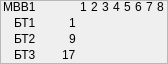
<?xml version="1.0" encoding="UTF-8"?>
<ui version="4.0">
 <class>FrameMVV</class>
 <widget class="QFrame" name="FrameMVV">
  <property name="geometry">
   <rect>
    <x>0</x>
    <y>0</y>
    <width>168</width>
    <height>64</height>
   </rect>
  </property>
  <property name="sizePolicy">
   <sizepolicy hsizetype="Fixed" vsizetype="Fixed">
    <horstretch>0</horstretch>
    <verstretch>0</verstretch>
   </sizepolicy>
  </property>
  <property name="minimumSize">
   <size>
    <width>168</width>
    <height>64</height>
   </size>
  </property>
  <property name="windowTitle">
   <string>Frame</string>
  </property>
  <property name="frameShape">
   <enum>QFrame::StyledPanel</enum>
  </property>
  <property name="frameShadow">
   <enum>QFrame::Raised</enum>
  </property>
  <widget class="QWidget" name="layoutWidget">
   <property name="geometry">
    <rect>
     <x>0</x>
     <y>0</y>
     <width>164</width>
     <height>61</height>
    </rect>
   </property>
   <layout class="QGridLayout" name="gridLayout">
    <property name="horizontalSpacing">
     <number>4</number>
    </property>
    <property name="verticalSpacing">
     <number>2</number>
    </property>
    <item row="0" column="0" alignment="Qt::AlignRight">
     <widget class="QLabel" name="label_MVV">
      <property name="text">
       <string>МВВ1</string>
      </property>
     </widget>
    </item>
    <item row="0" column="8">
     <widget class="QLabel" name="label_7">
      <property name="text">
       <string>7</string>
      </property>
     </widget>
    </item>
    <item row="1" column="0" alignment="Qt::AlignRight">
     <widget class="QLabel" name="label_BT1">
      <property name="text">
       <string>БТ1</string>
      </property>
     </widget>
    </item>
    <item row="0" column="7">
     <widget class="QLabel" name="label_6">
      <property name="text">
       <string>6</string>
      </property>
     </widget>
    </item>
    <item row="1" column="5">
     <widget class="QLed" name="label_M4">
      <property name="sizePolicy">
       <sizepolicy hsizetype="Fixed" vsizetype="Fixed">
        <horstretch>0</horstretch>
        <verstretch>0</verstretch>
       </sizepolicy>
      </property>
      <property name="baseSize">
       <size>
        <width>11</width>
        <height>11</height>
       </size>
      </property>
      <property name="text">
       <string/>
      </property>
      <property name="pixmap">
       <pixmap resource="images.qrc">:/images/images/box_grn.png</pixmap>
      </property>
     </widget>
    </item>
    <item row="1" column="1" alignment="Qt::AlignRight">
     <widget class="QLabel" name="label_BT1_beg">
      <property name="text">
       <string>1</string>
      </property>
     </widget>
    </item>
    <item row="1" column="7">
     <widget class="QLed" name="label_M6">
      <property name="sizePolicy">
       <sizepolicy hsizetype="Fixed" vsizetype="Fixed">
        <horstretch>0</horstretch>
        <verstretch>0</verstretch>
       </sizepolicy>
      </property>
      <property name="baseSize">
       <size>
        <width>11</width>
        <height>11</height>
       </size>
      </property>
      <property name="text">
       <string/>
      </property>
      <property name="pixmap">
       <pixmap resource="images.qrc">:/images/images/box_grn.png</pixmap>
      </property>
     </widget>
    </item>
    <item row="1" column="3">
     <widget class="QLed" name="label_M2">
      <property name="sizePolicy">
       <sizepolicy hsizetype="Fixed" vsizetype="Fixed">
        <horstretch>0</horstretch>
        <verstretch>0</verstretch>
       </sizepolicy>
      </property>
      <property name="baseSize">
       <size>
        <width>11</width>
        <height>11</height>
       </size>
      </property>
      <property name="text">
       <string/>
      </property>
      <property name="pixmap">
       <pixmap resource="images.qrc">:/images/images/box_grn.png</pixmap>
      </property>
     </widget>
    </item>
    <item row="1" column="9">
     <widget class="QLed" name="label_M8">
      <property name="sizePolicy">
       <sizepolicy hsizetype="Fixed" vsizetype="Fixed">
        <horstretch>0</horstretch>
        <verstretch>0</verstretch>
       </sizepolicy>
      </property>
      <property name="baseSize">
       <size>
        <width>11</width>
        <height>11</height>
       </size>
      </property>
      <property name="text">
       <string/>
      </property>
      <property name="pixmap">
       <pixmap resource="images.qrc">:/images/images/box_grn.png</pixmap>
      </property>
     </widget>
    </item>
    <item row="2" column="0" alignment="Qt::AlignRight">
     <widget class="QLabel" name="label_BT2">
      <property name="text">
       <string>БТ2</string>
      </property>
     </widget>
    </item>
    <item row="1" column="4">
     <widget class="QLed" name="label_M3">
      <property name="sizePolicy">
       <sizepolicy hsizetype="Fixed" vsizetype="Fixed">
        <horstretch>0</horstretch>
        <verstretch>0</verstretch>
       </sizepolicy>
      </property>
      <property name="baseSize">
       <size>
        <width>11</width>
        <height>11</height>
       </size>
      </property>
      <property name="text">
       <string/>
      </property>
      <property name="pixmap">
       <pixmap resource="images.qrc">:/images/images/box_grn.png</pixmap>
      </property>
     </widget>
    </item>
    <item row="0" column="5">
     <widget class="QLabel" name="label_4">
      <property name="text">
       <string>4</string>
      </property>
     </widget>
    </item>
    <item row="1" column="2">
     <widget class="QLed" name="label_M1">
      <property name="sizePolicy">
       <sizepolicy hsizetype="Fixed" vsizetype="Fixed">
        <horstretch>0</horstretch>
        <verstretch>0</verstretch>
       </sizepolicy>
      </property>
      <property name="baseSize">
       <size>
        <width>11</width>
        <height>11</height>
       </size>
      </property>
      <property name="text">
       <string/>
      </property>
      <property name="pixmap">
       <pixmap resource="images.qrc">:/images/images/box_grn.png</pixmap>
      </property>
     </widget>
    </item>
    <item row="1" column="8">
     <widget class="QLed" name="label_M7">
      <property name="sizePolicy">
       <sizepolicy hsizetype="Fixed" vsizetype="Fixed">
        <horstretch>0</horstretch>
        <verstretch>0</verstretch>
       </sizepolicy>
      </property>
      <property name="baseSize">
       <size>
        <width>11</width>
        <height>11</height>
       </size>
      </property>
      <property name="text">
       <string/>
      </property>
      <property name="pixmap">
       <pixmap resource="images.qrc">:/images/images/box_grn.png</pixmap>
      </property>
     </widget>
    </item>
    <item row="2" column="1" alignment="Qt::AlignRight">
     <widget class="QLabel" name="label_BT2_beg">
      <property name="text">
       <string>9</string>
      </property>
     </widget>
    </item>
    <item row="0" column="9">
     <widget class="QLabel" name="label_8">
      <property name="text">
       <string>8</string>
      </property>
     </widget>
    </item>
    <item row="1" column="6">
     <widget class="QLed" name="label_M5">
      <property name="sizePolicy">
       <sizepolicy hsizetype="Fixed" vsizetype="Fixed">
        <horstretch>0</horstretch>
        <verstretch>0</verstretch>
       </sizepolicy>
      </property>
      <property name="baseSize">
       <size>
        <width>11</width>
        <height>11</height>
       </size>
      </property>
      <property name="text">
       <string/>
      </property>
      <property name="pixmap">
       <pixmap resource="images.qrc">:/images/images/box_grn.png</pixmap>
      </property>
     </widget>
    </item>
    <item row="0" column="3">
     <widget class="QLabel" name="label_2">
      <property name="text">
       <string>2</string>
      </property>
     </widget>
    </item>
    <item row="0" column="4">
     <widget class="QLabel" name="label_3">
      <property name="text">
       <string>3</string>
      </property>
     </widget>
    </item>
    <item row="0" column="6">
     <widget class="QLabel" name="label_5">
      <property name="text">
       <string>5</string>
      </property>
     </widget>
    </item>
    <item row="0" column="2">
     <widget class="QLabel" name="label">
      <property name="text">
       <string>1</string>
      </property>
     </widget>
    </item>
    <item row="3" column="5">
     <widget class="QLed" name="label_M20">
      <property name="sizePolicy">
       <sizepolicy hsizetype="Fixed" vsizetype="Fixed">
        <horstretch>0</horstretch>
        <verstretch>0</verstretch>
       </sizepolicy>
      </property>
      <property name="baseSize">
       <size>
        <width>11</width>
        <height>11</height>
       </size>
      </property>
      <property name="text">
       <string/>
      </property>
      <property name="pixmap">
       <pixmap resource="images.qrc">:/images/images/box_grn.png</pixmap>
      </property>
     </widget>
    </item>
    <item row="3" column="4">
     <widget class="QLed" name="label_M19">
      <property name="sizePolicy">
       <sizepolicy hsizetype="Fixed" vsizetype="Fixed">
        <horstretch>0</horstretch>
        <verstretch>0</verstretch>
       </sizepolicy>
      </property>
      <property name="baseSize">
       <size>
        <width>11</width>
        <height>11</height>
       </size>
      </property>
      <property name="text">
       <string/>
      </property>
      <property name="pixmap">
       <pixmap resource="images.qrc">:/images/images/box_grn.png</pixmap>
      </property>
     </widget>
    </item>
    <item row="3" column="6">
     <widget class="QLed" name="label_M21">
      <property name="sizePolicy">
       <sizepolicy hsizetype="Fixed" vsizetype="Fixed">
        <horstretch>0</horstretch>
        <verstretch>0</verstretch>
       </sizepolicy>
      </property>
      <property name="baseSize">
       <size>
        <width>11</width>
        <height>11</height>
       </size>
      </property>
      <property name="text">
       <string/>
      </property>
      <property name="pixmap">
       <pixmap resource="images.qrc">:/images/images/box_grn.png</pixmap>
      </property>
     </widget>
    </item>
    <item row="3" column="8">
     <widget class="QLed" name="label_M23">
      <property name="sizePolicy">
       <sizepolicy hsizetype="Fixed" vsizetype="Fixed">
        <horstretch>0</horstretch>
        <verstretch>0</verstretch>
       </sizepolicy>
      </property>
      <property name="baseSize">
       <size>
        <width>11</width>
        <height>11</height>
       </size>
      </property>
      <property name="text">
       <string/>
      </property>
      <property name="pixmap">
       <pixmap resource="images.qrc">:/images/images/box_grn.png</pixmap>
      </property>
     </widget>
    </item>
    <item row="2" column="2">
     <widget class="QLed" name="label_M9">
      <property name="sizePolicy">
       <sizepolicy hsizetype="Fixed" vsizetype="Fixed">
        <horstretch>0</horstretch>
        <verstretch>0</verstretch>
       </sizepolicy>
      </property>
      <property name="baseSize">
       <size>
        <width>11</width>
        <height>11</height>
       </size>
      </property>
      <property name="text">
       <string/>
      </property>
      <property name="pixmap">
       <pixmap resource="images.qrc">:/images/images/box_grn.png</pixmap>
      </property>
     </widget>
    </item>
    <item row="2" column="6">
     <widget class="QLed" name="label_M13">
      <property name="sizePolicy">
       <sizepolicy hsizetype="Fixed" vsizetype="Fixed">
        <horstretch>0</horstretch>
        <verstretch>0</verstretch>
       </sizepolicy>
      </property>
      <property name="baseSize">
       <size>
        <width>11</width>
        <height>11</height>
       </size>
      </property>
      <property name="text">
       <string/>
      </property>
      <property name="pixmap">
       <pixmap resource="images.qrc">:/images/images/box_grn.png</pixmap>
      </property>
     </widget>
    </item>
    <item row="3" column="7">
     <widget class="QLed" name="label_M22">
      <property name="sizePolicy">
       <sizepolicy hsizetype="Fixed" vsizetype="Fixed">
        <horstretch>0</horstretch>
        <verstretch>0</verstretch>
       </sizepolicy>
      </property>
      <property name="baseSize">
       <size>
        <width>11</width>
        <height>11</height>
       </size>
      </property>
      <property name="text">
       <string/>
      </property>
      <property name="pixmap">
       <pixmap resource="images.qrc">:/images/images/box_grn.png</pixmap>
      </property>
     </widget>
    </item>
    <item row="2" column="4">
     <widget class="QLed" name="label_M11">
      <property name="sizePolicy">
       <sizepolicy hsizetype="Fixed" vsizetype="Fixed">
        <horstretch>0</horstretch>
        <verstretch>0</verstretch>
       </sizepolicy>
      </property>
      <property name="baseSize">
       <size>
        <width>11</width>
        <height>11</height>
       </size>
      </property>
      <property name="text">
       <string/>
      </property>
      <property name="pixmap">
       <pixmap resource="images.qrc">:/images/images/box_grn.png</pixmap>
      </property>
     </widget>
    </item>
    <item row="2" column="9">
     <widget class="QLed" name="label_M16">
      <property name="sizePolicy">
       <sizepolicy hsizetype="Fixed" vsizetype="Fixed">
        <horstretch>0</horstretch>
        <verstretch>0</verstretch>
       </sizepolicy>
      </property>
      <property name="baseSize">
       <size>
        <width>11</width>
        <height>11</height>
       </size>
      </property>
      <property name="text">
       <string/>
      </property>
      <property name="pixmap">
       <pixmap resource="images.qrc">:/images/images/box_grn.png</pixmap>
      </property>
     </widget>
    </item>
    <item row="3" column="9">
     <widget class="QLed" name="label_M24">
      <property name="sizePolicy">
       <sizepolicy hsizetype="Fixed" vsizetype="Fixed">
        <horstretch>0</horstretch>
        <verstretch>0</verstretch>
       </sizepolicy>
      </property>
      <property name="baseSize">
       <size>
        <width>11</width>
        <height>11</height>
       </size>
      </property>
      <property name="text">
       <string/>
      </property>
      <property name="pixmap">
       <pixmap resource="images.qrc">:/images/images/box_grn.png</pixmap>
      </property>
     </widget>
    </item>
    <item row="3" column="2">
     <widget class="QLed" name="label_M17">
      <property name="sizePolicy">
       <sizepolicy hsizetype="Fixed" vsizetype="Fixed">
        <horstretch>0</horstretch>
        <verstretch>0</verstretch>
       </sizepolicy>
      </property>
      <property name="baseSize">
       <size>
        <width>11</width>
        <height>11</height>
       </size>
      </property>
      <property name="text">
       <string/>
      </property>
      <property name="pixmap">
       <pixmap resource="images.qrc">:/images/images/box_grn.png</pixmap>
      </property>
     </widget>
    </item>
    <item row="2" column="3">
     <widget class="QLed" name="label_M10">
      <property name="sizePolicy">
       <sizepolicy hsizetype="Fixed" vsizetype="Fixed">
        <horstretch>0</horstretch>
        <verstretch>0</verstretch>
       </sizepolicy>
      </property>
      <property name="baseSize">
       <size>
        <width>11</width>
        <height>11</height>
       </size>
      </property>
      <property name="text">
       <string/>
      </property>
      <property name="pixmap">
       <pixmap resource="images.qrc">:/images/images/box_grn.png</pixmap>
      </property>
     </widget>
    </item>
    <item row="2" column="8">
     <widget class="QLed" name="label_M15">
      <property name="sizePolicy">
       <sizepolicy hsizetype="Fixed" vsizetype="Fixed">
        <horstretch>0</horstretch>
        <verstretch>0</verstretch>
       </sizepolicy>
      </property>
      <property name="baseSize">
       <size>
        <width>11</width>
        <height>11</height>
       </size>
      </property>
      <property name="text">
       <string/>
      </property>
      <property name="pixmap">
       <pixmap resource="images.qrc">:/images/images/box_grn.png</pixmap>
      </property>
     </widget>
    </item>
    <item row="3" column="0" alignment="Qt::AlignRight">
     <widget class="QLabel" name="label_BT3">
      <property name="text">
       <string>БТ3</string>
      </property>
     </widget>
    </item>
    <item row="3" column="1" alignment="Qt::AlignRight">
     <widget class="QLabel" name="label_BT3_beg">
      <property name="text">
       <string>17</string>
      </property>
     </widget>
    </item>
    <item row="3" column="3">
     <widget class="QLed" name="label_M18">
      <property name="sizePolicy">
       <sizepolicy hsizetype="Fixed" vsizetype="Fixed">
        <horstretch>0</horstretch>
        <verstretch>0</verstretch>
       </sizepolicy>
      </property>
      <property name="baseSize">
       <size>
        <width>11</width>
        <height>11</height>
       </size>
      </property>
      <property name="text">
       <string/>
      </property>
      <property name="pixmap">
       <pixmap resource="images.qrc">:/images/images/box_grn.png</pixmap>
      </property>
     </widget>
    </item>
    <item row="2" column="7">
     <widget class="QLed" name="label_M14">
      <property name="sizePolicy">
       <sizepolicy hsizetype="Fixed" vsizetype="Fixed">
        <horstretch>0</horstretch>
        <verstretch>0</verstretch>
       </sizepolicy>
      </property>
      <property name="baseSize">
       <size>
        <width>11</width>
        <height>11</height>
       </size>
      </property>
      <property name="text">
       <string/>
      </property>
      <property name="pixmap">
       <pixmap resource="images.qrc">:/images/images/box_grn.png</pixmap>
      </property>
     </widget>
    </item>
    <item row="2" column="5">
     <widget class="QLed" name="label_M12">
      <property name="sizePolicy">
       <sizepolicy hsizetype="Fixed" vsizetype="Fixed">
        <horstretch>0</horstretch>
        <verstretch>0</verstretch>
       </sizepolicy>
      </property>
      <property name="baseSize">
       <size>
        <width>11</width>
        <height>11</height>
       </size>
      </property>
      <property name="text">
       <string/>
      </property>
      <property name="pixmap">
       <pixmap resource="images.qrc">:/images/images/box_grn.png</pixmap>
      </property>
     </widget>
    </item>
   </layout>
  </widget>
 </widget>
 <customwidgets>
  <customwidget>
   <class>QLed</class>
   <extends>QLabel</extends>
   <header>qled.h</header>
  </customwidget>
 </customwidgets>
 <resources>
  <include location="images.qrc"/>
 </resources>
 <connections/>
</ui>
